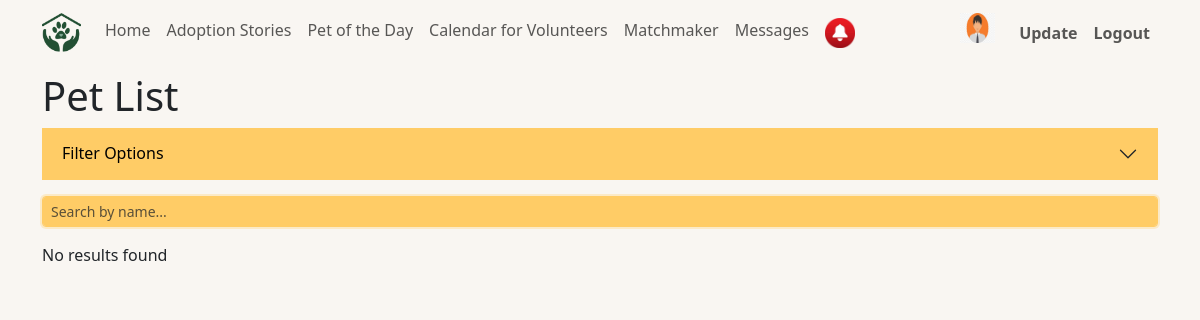
Before: /Home.php?species=cat (signed in) with the older database file.
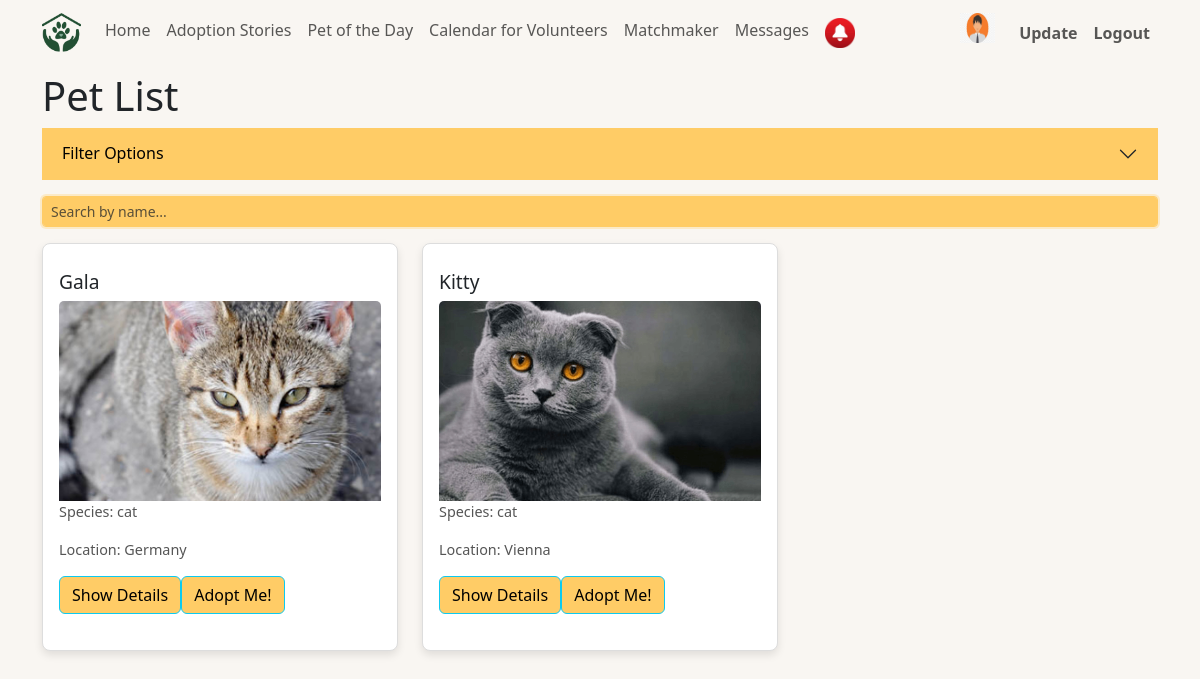
After: the same page with the newer database file.
### tables this page shows
CREATE TABLE `pets` (
  `id` int(11) NOT NULL,
  `name` varchar(255) DEFAULT NULL,
  `species` enum('dog','cat','bird','hamster','fish') DEFAULT NULL,
  `description` text DEFAULT NULL,
  `location` varchar(255) DEFAULT NULL,
  `added_by` int(11) DEFAULT NULL,
  `breed` varchar(100) DEFAULT 'No Breed',
  `status` enum('not adopted','adopted','pending') DEFAULT 'not adopted',
  `age` int(11) NOT NULL,
  `image` varchar(150) DEFAULT 'avatar.jpg',
  `size` enum('small','medium','big') NOT NULL
);

### public/functions.php (called while the page is built, shortened)
<?php
function retreive_form_database($connection ,$sql) {
    $result = mysqli_query($connection , $sql);
    $row = mysqli_fetch_assoc($result);
    return false;
}
?>

### home.php (the view, shortened to what this page needs)
<?php
require_once "db_connect.php";
require_once "public/functions.php";
$userId=$_SESSION["user"];
$sql = "SELECT * FROM pets WHERE 1";
if (isset($_GET['species'])) {
    $selectedSpecies = $_GET['species'];
    if ($selectedSpecies !== 'all') {
        $sql .= " AND species = '$selectedSpecies'";
    }
}
$result = mysqli_query($connection, $sql);
$cards = "";
    if(mysqli_num_rows($result) > 0){
        while($row = mysqli_fetch_assoc($result)){
            $flag=false;
            $sql2="select id,status from adoption_applications where status !='approved' and pet_id = {$row['id']} and user_id != {$userId} and pet_id in (select pet_id from foster_to_adopt where pet_id = {$row['id']} and status='in_progress' and user_id != {$userId} )";
            $rows2=retreive_form_database($connection ,$sql2);
            $sql3="select * from adoption_applications where pet_id = {$row['id']} and user_id = {$userId} order by id desc LIMIT 1 ";
            $rows3=retreive_form_database($connection ,$sql3);
            $sql4="select * from foster_to_adopt where pet_id = {$row['id']} and user_id = {$userId}  and status='in_progress' ";
            $rows4=retreive_form_database($connection ,$sql4);
            $cards .= "<div class='col mb-4'>
                <div class='card h-100'>
                    <div class='card-body'>
                        <h5 class='card-title'>{$row["name"]}</h5>
                        <img src='public/images/pet_images/{$row["image"]}' class='card-img-top' alt='...'>
                        <p class='card-text'>Species: {$row["species"]}</p>";
                        $cards.="<p class='card-text'>Location: {$row["location"]}</p>
                        <a href='details.php?detail={$row["id"]}' class='btn btn-info'>Show Details</a>";
                        if (!$rows2 && !$rows4 && !$flag) {
                            $cards.="<a href='details.php?detail={$row['id']}&adoption=yes' class='btn btn-info'>Adopt Me!</a>";
                        }
                        $cards.="</div>
                </div>
            </div>";
        }
    } else {
        $cards = "<p>No results found</p>";
    }
?>
<!DOCTYPE html>
<html lang="en">
<head>
    <link href="https://cdn.jsdelivr.net/npm/bootstrap@5.3.1/dist/css/bootstrap.min.css" rel="stylesheet">
    <link rel="stylesheet" href="styles.css">
</head>
<body>
<?php
require_once "navbar.php";
?>
<div class="container mt-5">
    <h1 class="mt-5">Pet List</h1>
    <form action="" method="get" class="mb-3">
        <div class="accordion accordion-flush" id="filterAccordion">
            <div class="accordion-item">
                <h2 class="accordion-header" id="filterHeader">
                    <button class="accordion-button collapsed" type="button" data-bs-toggle="collapse" data-bs-target="#filterCollapse" aria-expanded="false" aria-controls="filterCollapse">
                        Filter Options
                    </button>
                </h2>
            </div>
        </div>
    </form>
    <div class="input-group input-group-sm mb-3">
        <input type="text" id="searchInput" class="form-control" placeholder="Search by name...">
    </div>
    <div class="row row-cols-lg-3 row-cols-md-2 row-cols-sm-1 row-cols-xs-1">
        <?= $cards ?>
    </div>
</div>
</body>
</html>

Changed rows visible on the page:
added pets: name "Gala", image (picture), species "cat", location "Germany"
added pets: name "Kitty", image (picture), species "cat", location "Vienna"
Other visible differences:
text no longer shown: "No results found"
